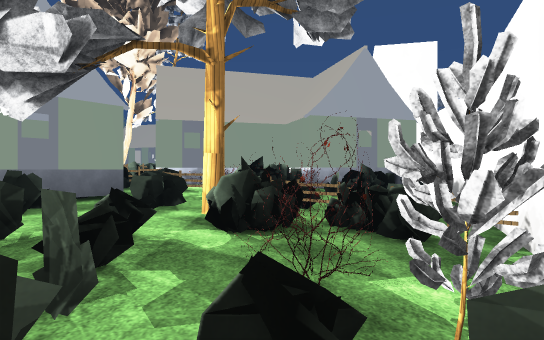
View 1 (above)

12 first-person views from a walk through a Unity game level. The camera is 1.5 m above the floor, looks level and sees 75° across. The floor is counted in squares, 2 m on a side. Each view is taken from the middle of a square. On the plan, view 1 faces up. The plan holds only what a view shows up to about 11 squares ahead; the rest is blank. The place goes on beyond the plan. Door leaves are left out, so doorways stand open. Some surface patterns are stand-ins.

View 2
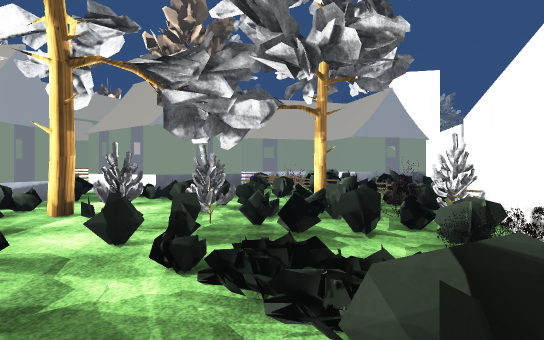

View 3
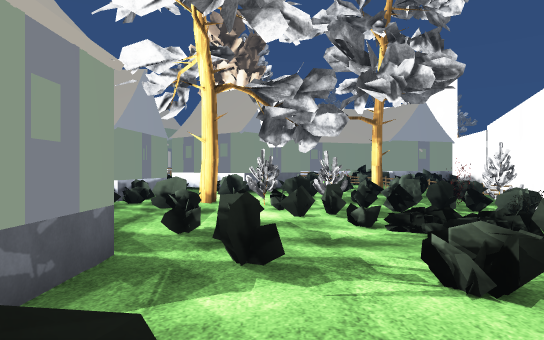

View 4
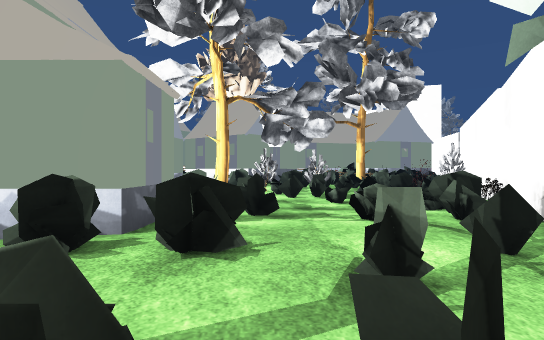

View 5
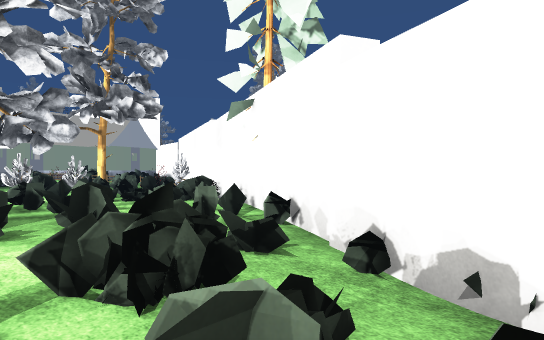

View 6
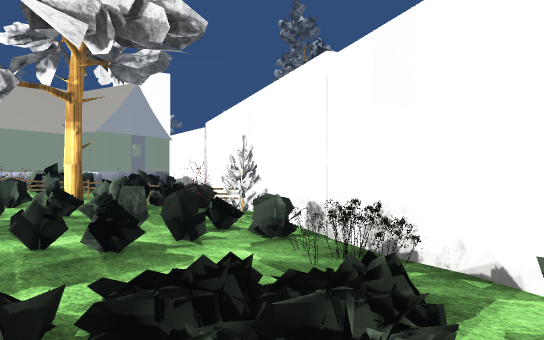

View 7
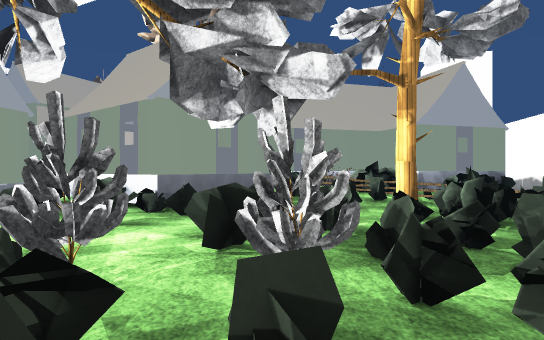

View 8
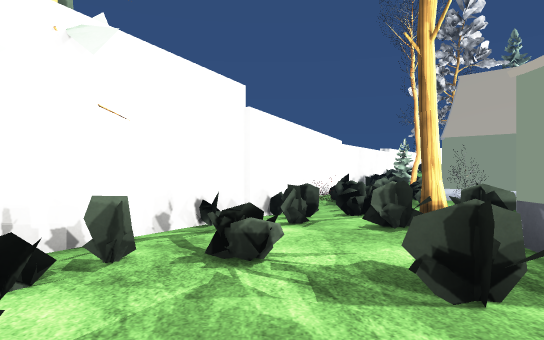

View 9
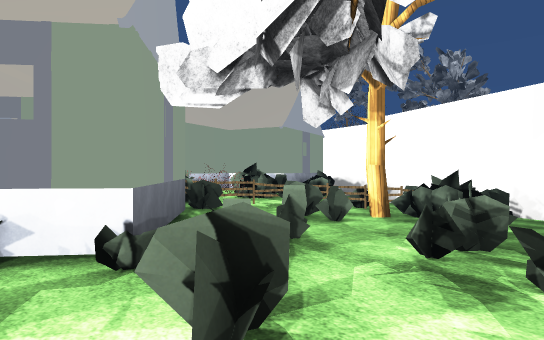

View 10
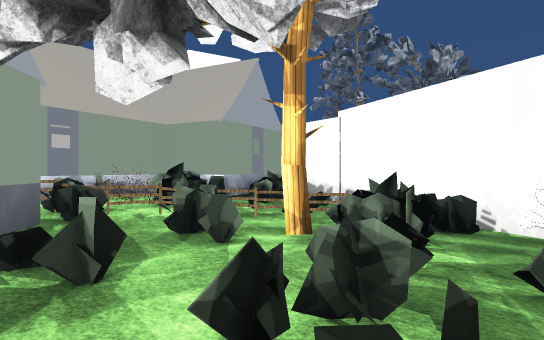

View 11
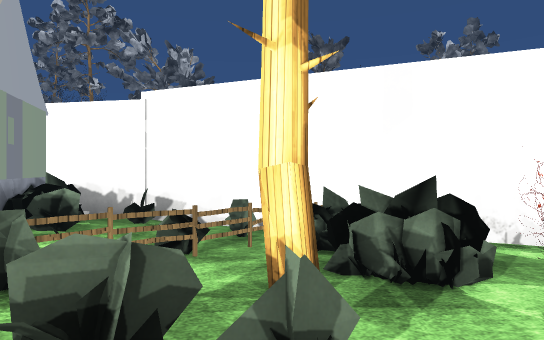

View 12
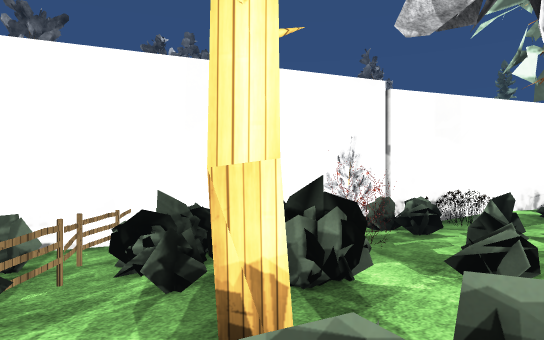

### Floor plan
Key: @ floor where view 1 was taken; # wall or solid block; . main floor; : floor 0.5 m higher than the main floor; = window, fence, low wall or low ledge; H house; F fence; B bush; O other object.
Columns run from 6 left of view 1 to 4 right of it. Each row starts with its distance up from view 1.
  8 HHHOO###  #
  7 HHHHFFF####
  6 HHH:::F..##
  5 :H:::O.FF##
  4 ::::::..O#
  3 :::::.B..#
  2 :O:::#BO##
  1 #:OO.#.O#
  0 #:=...@#
 -1 .......#
 -2 ......##
 -3 H....##
 -4 H....#
 -5 ....##
 -6 ....##
 -7 ...##
 -8 O=.##
 -9 ...#
-10 .=##
-11  .#
-12   #

Where each view was taken, in squares from view 1:
view 1: 0 up, 0 right, facing up
view 2: 4 down, 2 left, facing up
view 3: 6 down, 4 left, facing up
view 4: 8 down, 4 left, facing up
view 5: 10 down, 6 left, facing up-right
view 6: 3 down, 3 left, facing up-right
view 7: 1 down, 3 left, facing up
view 8: 1 down, 3 left, facing down
view 9: 2 up, 6 left, facing up-right
view 10: 2 up, 4 left, facing up-right
view 11: 5 up, 3 left, facing right
view 12: 6 up, 2 left, facing down-right
